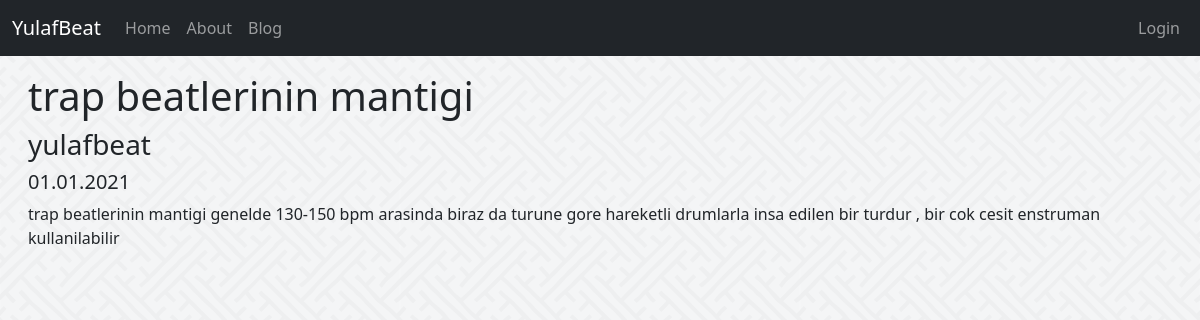
Page /blog/2/ on the earlier database version.
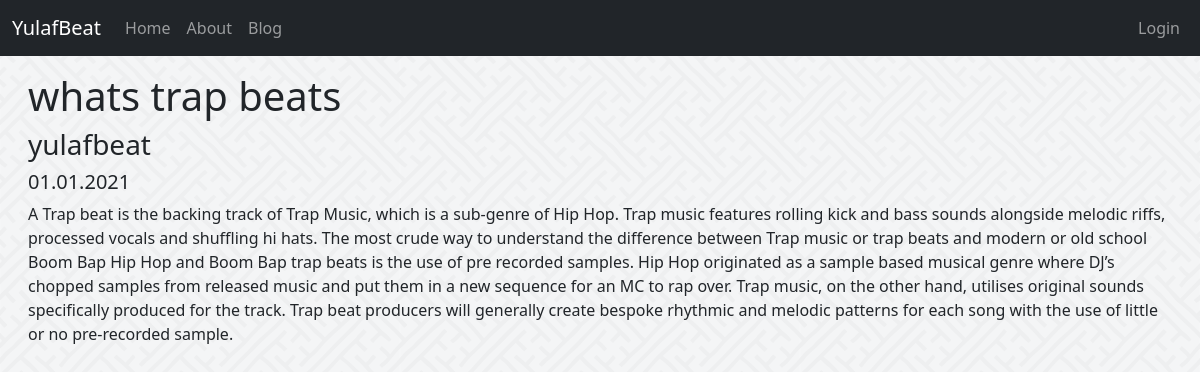
Same page on the later database version.
### blogapp/models.py (models this page shows, shortened)
class Post(models.Model):
    title = models.CharField(max_length=200)
    author = models.CharField(max_length=50)
    text = models.TextField()
    pub_date = models.CharField(max_length=20, default='01.01.2021')
    post_image = models.ImageField(upload_to="static/uploads", default="-")

### blogapp/views.py (the view)
# urls.py: path('<int:pk>/', PostView.as_view(), name="post" ),
class PostView(DetailView):
    template_name = 'post.html'
    model = Post

### templates/post.html (shortened to what this page needs)
{% extends 'base.html' %}
{% block content %}
<div class="m-3">
    <div class = "container-fluid">
        <h1>{{ post.title }}</h1>
        <h3>{{ post.author }}</h3>
        <h5>{{ post.pub_date }}</h5>
         <a>{{ post.text }}</a>
    </div>
</div>
{% endblock %}

Differences in the rows shown:
changed Post "yulafbeat": title "trap beatlerinin mantigi" → "whats trap beats"; text "trap beatlerinin mantigi genelde 130-150 bpm arasinda biraz da turune gore hareketli drumlarla insa edilen bir turdur , bir cok cesit enstruman kullanilabilir" → "A Trap beat is the backing track of Trap Music, which is a sub-genre of Hip Hop. Trap music features rolling kick and bass sounds alongside melodic riffs, processed vocals and shuffling hi hats. The most crude way to understand the difference between Trap music or trap beats and modern or old school Boom Bap Hip Hop and Boom Bap trap beats is the use of pre recorded samples. Hip Hop originated as a sample based musical genre where DJ’s chopped samples from released music and put them in a new sequence for an MC to rap over. Trap music, on the other hand, utilises original sounds specifically produced for the track. Trap beat producers will generally create bespoke rhythmic and melodic…"
